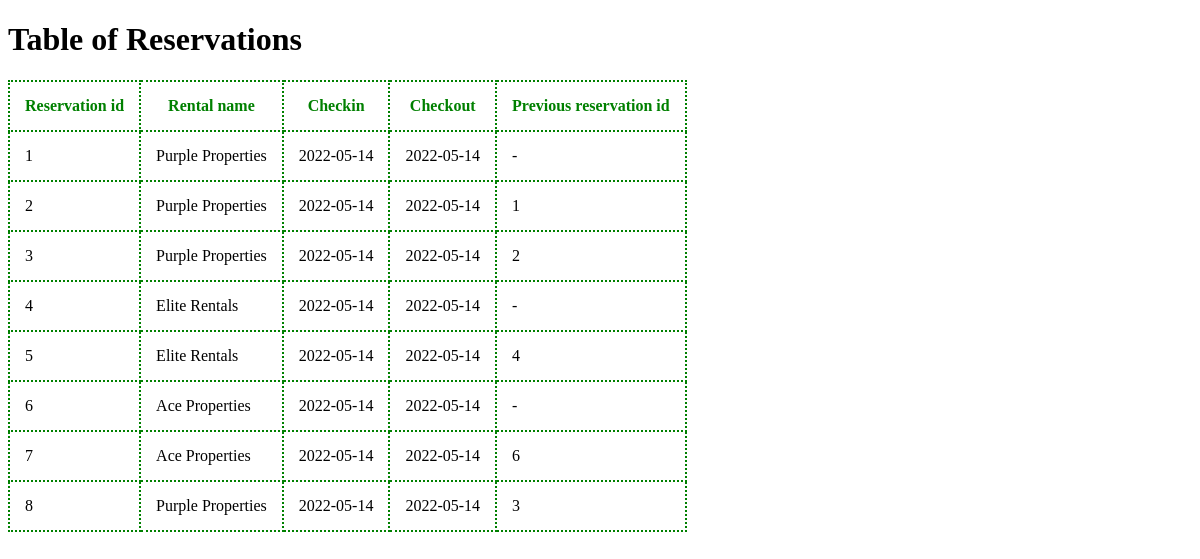
/rental/, run on an earlier commit of the app's database.
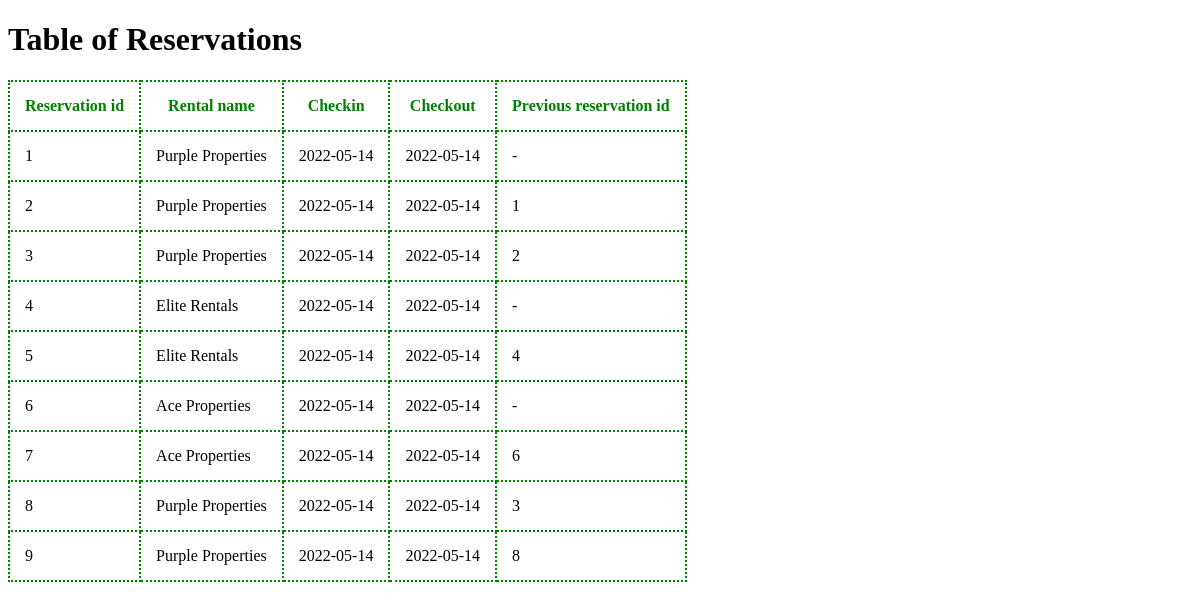
And on a later commit of the database.
### rental/models.py (models this page shows, shortened)
class Reservation(models.Model):
    rental= models.ForeignKey(Rental, on_delete= models.SET_NULL, blank=True, null=True, related_name="reservation")
    checkin= models.DateField(blank=False, null=False, validators =[validate_reservation_date])
    checkout= models.DateField(blank=False, null=False, validators =[validate_reservation_date])
    previous_id= models.IntegerField(blank=True, null=True)
    objects= ReservationManager()

class Rental(models.Model):
    name= models.CharField(max_length=255, blank=False, null=False)

### rental/views.py (the view)
# urls.py: path('', views.index, name='index'),
def index(request):
    reservations= Reservation.objects.all().order_by('id')
    return render(request, 'rental/index.html', context={"reservations": reservations})

### templates/rental/index.html (shortened to what this page needs)
<!DOCTYPE html>
<html lang="en">
<head>
</head>
<body>
    <h1>Table of Reservations</h1>
    <table style="border-collapse: collapse">
        <thead >
            <tr>
                <th>Reservation id</th>
                <th>Rental name</th>
                <th>Checkin</th>
                <th>Checkout</th>
                <th>Previous reservation id</th>
            </tr>
        </thead>
        <tbody>
            {% for reservation in reservations %}
            <tr>
                <td>{{reservation.id}}</td>
                <td>{{reservation.rental.name}}</td>
                <td>{{reservation.checkin|date:"Y-m-d"}}</td>
                <td>{{reservation.checkout|date:"Y-m-d"}}</td>
                {% if reservation.previous_id %}
                <td>{{reservation.previous_id}}</td>
                {% else %}
                <td>-</td>
                {% endif %}
            </tr>
            {% empty %}
            <tr>
                <td colspan="5" align="center">No reservation</td>
            </tr>
            {% endfor %}
        </tbody>
    </table>
</body>
</html>

What changed in the data, as far as the page shows it:
added Reservation: id "9", rental.name "Purple Properties", checkin "2022-05-14", checkout "2022-05-14", previous_id "8"
